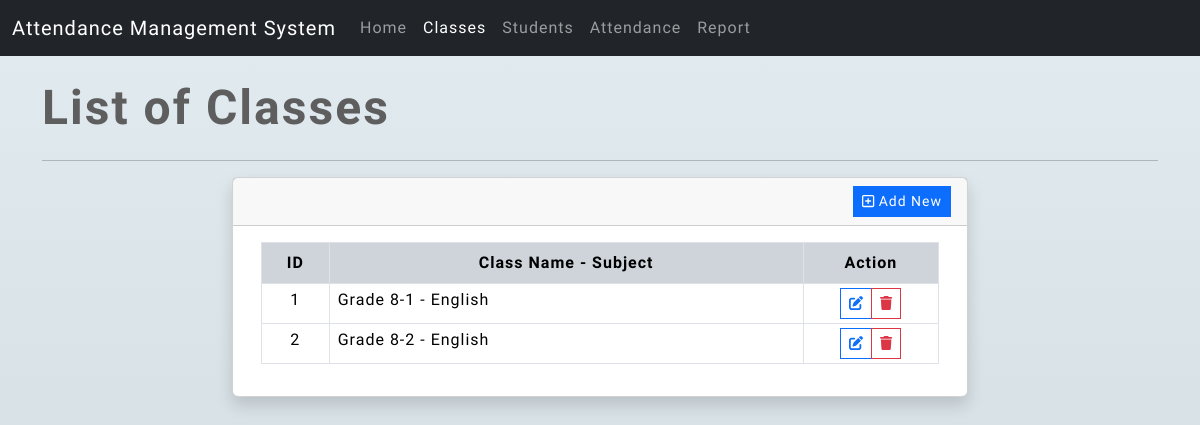
The page /?page=class_list on the database its author committed.
### tables this page shows
CREATE TABLE `class_tbl` (
  `id` int(11) NOT NULL,
  `name` text NOT NULL,
  `created_at` datetime NOT NULL DEFAULT current_timestamp(),
  `updated_at` datetime DEFAULT NULL ON UPDATE current_timestamp()
);

### classes/actions.class.php (called while the page is built, shortened)
<?php
class Actions{
    private $conn;
    function __construct(){
        require_once(realpath(__DIR__.'/../db-connect.php'));
        $this->conn = $conn;
    }
    public function list_class(){
        $sql = "SELECT * FROM `class_tbl` order by `name` ASC";
        $qry = $this->conn->query($sql);
        return $qry->fetch_all(MYSQLI_ASSOC);
    }
}

### pages/class_list.php (the view, shortened to what this page needs)
<div class="page-title mb-3">List of Classes</div>
<hr>
<?php
$classList = $actionClass->list_class();
?>
<div class="row justify-content-center">
    <div class="col-lg-8 col-md-10 col-sm-12 col-12">
        <div class="card shadow">
            <div class="card-header rounded-0">
                <div class="d-flex w-100 justify-content-end align-items-center">
                    <button class="btn btn-sm rounded-0 btn-primary" type="button" id="add_class"><i class="far fa-plus-square"></i> Add New</button>
                </div>
            </div>
            <div class="card-body rounded-0">
                <div class="container-fluid">
                    <div class="table-responsive">
                        <table class="table table-bordered table-hovered table-stripped">
                            <colgroup>
                                <col width="10%">
                                <col width="70%">
                                <col width="20%">
                            </colgroup>
                            <thead class="bg-dark-subtle">
                                <tr class="bg-transparent">
                                    <th class="bg-transparent text-center">ID</th>
                                    <th class="bg-transparent text-center">Class Name - Subject</th>
                                    <th class="bg-transparent text-center">Action</th>
                                </tr>
                            </thead>
                            <tbody>
                                <?php if(!empty($classList) && is_array($classList)): ?>
                                <?php foreach($classList as $row): ?>
                                    <tr>
                                        <td class="text-center px-2 py-1"><?= $row['id'] ?></td>
                                        <td class="px-2 py-1"><?= $row['name'] ?></td>
                                        <td class="text-center px-2 py-1">
                                            <div class="input-group input-group-sm justify-content-center">
                                                <button class="btn btn-sm btn-outline-primary rounded-0 edit_class" type="button" data-id="<?= $row['id'] ?>" title="Edit"><i class="fas fa-edit"></i></button>
                                                <button class="btn btn-sm btn-outline-danger rounded-0 delete_class" type="button" data-id="<?= $row['id'] ?>" title="Delete"><i class="fas fa-trash"></i></button>
                                            </div>
                                        </td>
                                    </tr>
                                <?php endforeach; ?>
                                <?php else: ?>
                                    <tr>
                                        <th class="text-center px-2 py-1" colspan="3">No data found.</th>
                                    </tr>
                                <?php endif; ?>
                            </tbody>
                        </table>
                    </div>
                </div>
            </div>
        </div>
    </div>
</div>

### assets/css/style.css (style rules this page uses)
:root { --font-orbiton: 'Orbitron', sans-serif; --font-ubuntu: 'Ubuntu', sans-serif; }
html, body { height: 100%; width: 100%; max-height: 100%; overflow: auto; }
* { font-family: var(--font-ubuntu); letter-spacing: 1px; }
body:not(.printable-receipt) { background-color: #cfd9df; background-image: linear-gradient(to top, #cfd9df 0%, #e2ebf0 100%); }
div.page-title, div.page-title * { font-size: 3rem; font-weight: 600; letter-spacing: 2px; color: #5e5e5e; font-family: var(--font-orbiton); }

### rows shown on the page
class_tbl: id "1", name "Grade 8-1 - English"
class_tbl: id "2", name "Grade 8-2 - English"
